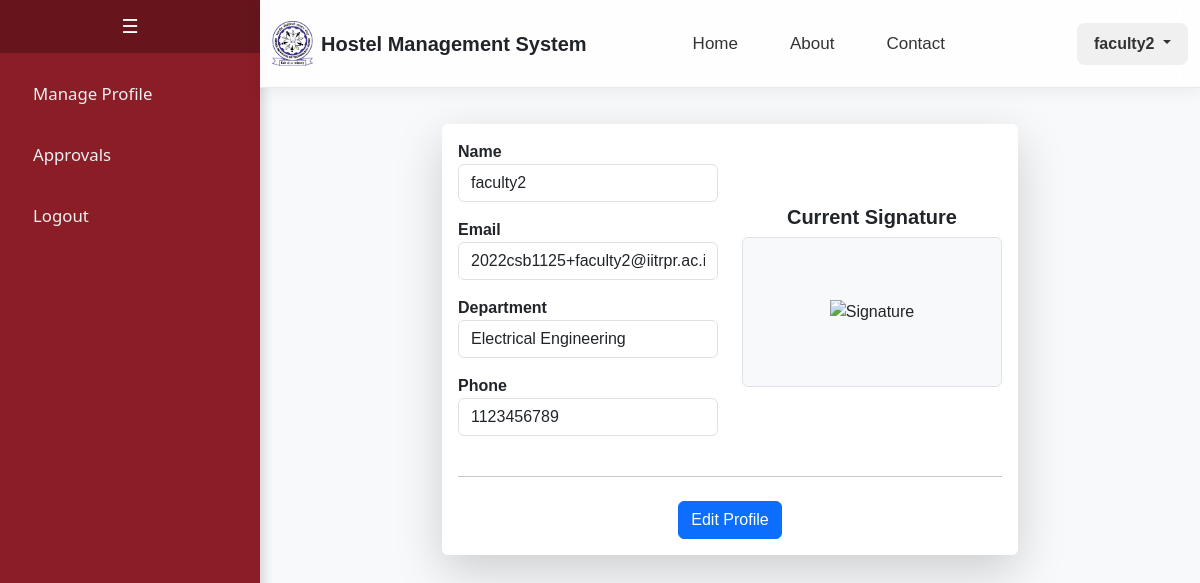
The page /faculty (signed in) on the database as committed earlier.
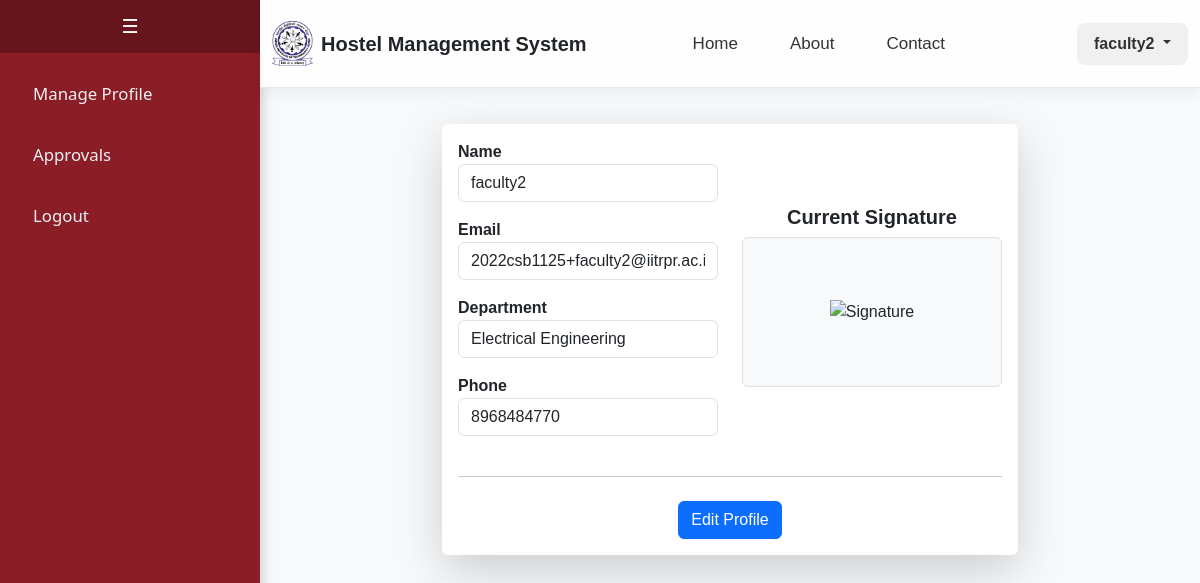
The same page on the database as committed later.
### app/models.py (models this page shows)
class Faculty(db.Model):
    __tablename__ = 'faculty'
    faculty_id = db.Column(db.Integer, db.ForeignKey('custom_user.id', ondelete='CASCADE'), primary_key=True)
    department = db.Column(db.String(100), nullable=False)
    faculty_phone = db.Column(db.String(10), unique=True, nullable=False)
    is_hod = db.Column(db.Boolean, default=False)
    signature = db.Column(db.LargeBinary)
    warden = db.relationship('Warden', backref='faculty', uselist=False, cascade="all, delete")

### app/faculty.py (the view, shortened to what this page needs)
@faculty_bp.route("/faculty", methods=["GET", "POST"])
def profile():
    if 'user_id' not in session or session.get('user_role') != 'faculty':
        return redirect(url_for('auth.login'))
    user_id = session['user_id']
    user = CustomUser.query.get(user_id)
    faculty = Faculty.query.filter_by(faculty_id=user_id).first()
    if user is None or faculty is None:
        return redirect(url_for('auth.login'))
    return render_template("faculty/profile.html", user=user, faculty=faculty)

### templates/faculty/profile.html (shortened to what this page needs)
{% extends "faculty/base.html" %}
{% block content %}
<div class="container mt-0">
    <div class="row justify-content-center">
        <div class="col-md-8">
            <div class="card shadow-lg border-0 rounded-lg">
                <div class="card-body">
                    <form method="POST" enctype="multipart/form-data">
                        <div class="row align-items-center">
                            <div class="col-md-6">
                                <div class="form-group mb-3">
                                    <label for="name" class="fw-bold">Name</label>
                                    <input type="text" class="form-control" id="name" value="{{ user.name }}" readonly>
                                </div>
                                <div class="form-group mb-3">
                                    <label for="email" class="fw-bold">Email</label>
                                    <input type="email" class="form-control" id="email" value="{{ user.email }}" readonly>
                                </div>
                                <div class="form-group mb-3">
                                    <label for="department" class="fw-bold">Department</label>
                                    <input type="text" class="form-control" id="department" value="{{ faculty.department }}" readonly>
                                </div>
                                <div class="form-group mb-3">
                                    <label for="faculty_phone" class="fw-bold">Phone</label>
                                    <input type="text" class="form-control" id="faculty_phone" value="{{ faculty.faculty_phone }}" readonly>
                                </div>
                            </div>
                            <div class="col-md-6 text-center">
                                <h5 class="fw-bold">Current Signature</h5>
                                <div class="signature-box border rounded p-3 bg-light">
                                    {% if faculty.signature %}
                                        <div class="signature-frame">
                                            <img src="{{ url_for('faculty.get_signature', faculty_id=faculty.faculty_id) }}"
                                                 alt="Signature" class="signature-image">
                                        </div>
                                    {% else %}
                                        <p class="text-muted">No signature uploaded.</p>
                                    {% endif %}
                                </div>
                            </div>
                        </div>
                        <hr class="my-4">
                        <div class="text-center mt-4">
                            <a href="{{ url_for('faculty.update_profile') }}" class="btn btn-primary">Edit Profile</a>
                        </div>
                    </form>
                </div>
            </div>
        </div>
    </div>
</div>
{% endblock %}

Rows that differ between the two databases and show on the page:
changed Faculty "Electrical Engineering": faculty_phone "1123456789" → "8968484770"
